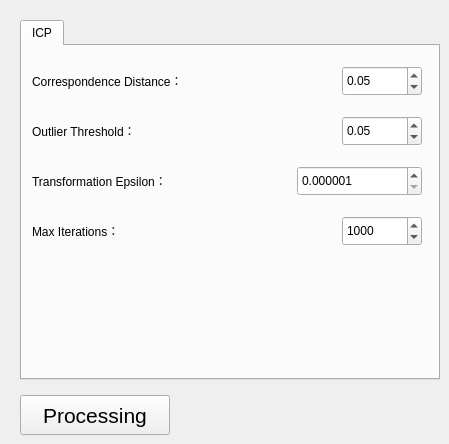
    <widget class="QWidget" name="_regestrationTab">
     <attribute name="title">
      <string>Regestration</string>
     </attribute>
     <widget class="QPushButton" name="_regestrationProcessingButton">
      <property name="geometry">
       <rect>
        <x>20</x>
        <y>395</y>
        <width>150</width>
        <height>40</height>
       </rect>
      </property>
      <property name="font">
       <font>
        <pointsize>16</pointsize>
       </font>
      </property>
      <property name="text">
       <string>Processing</string>
      </property>
     </widget>
     <widget class="QTabWidget" name="_regestrationTabWidget">
      <property name="geometry">
       <rect>
        <x>20</x>
        <y>20</y>
        <width>420</width>
        <height>360</height>
       </rect>
      </property>
      <property name="currentIndex">
       <number>0</number>
      </property>
      <widget class="QWidget" name="_icpTab">
       <attribute name="title">
        <string>ICP</string>
       </attribute>
       <widget class="QLabel" name="_icpOutlierThresholdLabel">
        <property name="geometry">
         <rect>
          <x>10</x>
          <y>70</y>
          <width>280</width>
          <height>30</height>
         </rect>
        </property>
        <property name="text">
         <string>Outlier Threshold：</string>
        </property>
       </widget>
       <widget class="QLabel" name="_icpCorrespondenceDistanceLabel">
        <property name="geometry">
         <rect>
          <x>10</x>
          <y>20</y>
          <width>280</width>
          <height>30</height>
         </rect>
        </property>
        <property name="text">
         <string>Correspondence Distance：</string>
        </property>
       </widget>
       <widget class="QDoubleSpinBox" name="_icpCorrespondenceDistanceSpinBox">
        <property name="geometry">
         <rect>
          <x>320</x>
          <y>20</y>
          <width>80</width>
          <height>30</height>
         </rect>
        </property>
        <property name="minimum">
         <double>0.010000000000000</double>
        </property>
        <property name="maximum">
         <double>1.000000000000000</double>
        </property>
        <property name="singleStep">
         <double>0.010000000000000</double>
        </property>
        <property name="value">
         <double>0.050000000000000</double>
        </property>
       </widget>
       <widget class="QLabel" name="_icpTransformationEpsilonLabel">
        <property name="geometry">
         <rect>
          <x>10</x>
          <y>120</y>
          <width>280</width>
          <height>30</height>
         </rect>
        </property>
        <property name="text">
         <string>Transformation Epsilon：</string>
        </property>
       </widget>
       <widget class="QDoubleSpinBox" name="_icpOutlierThresholdSpinBox">
        <property name="geometry">
         <rect>
          <x>320</x>
          <y>70</y>
          <width>80</width>
          <height>30</height>
         </rect>
        </property>
        <property name="minimum">
         <double>0.010000000000000</double>
        </property>
        <property name="maximum">
         <double>1.000000000000000</double>
        </property>
        <property name="singleStep">
         <double>0.010000000000000</double>
        </property>
        <property name="value">
         <double>0.050000000000000</double>
        </property>
       </widget>
       <widget class="QLabel" name="_icpMaxIterationsLabel">
        <property name="geometry">
         <rect>
          <x>10</x>
          <y>170</y>
          <width>280</width>
          <height>30</height>
         </rect>
        </property>
        <property name="text">
         <string>Max Iterations：</string>
        </property>
       </widget>
       <widget class="QSpinBox" name="_icpMaxIterationsSpinBox">
        <property name="geometry">
         <rect>
          <x>320</x>
          <y>170</y>
          <width>80</width>
          <height>30</height>
         </rect>
        </property>
        <property name="minimum">
         <number>1</number>
        </property>
        <property name="maximum">
         <number>10000</number>
        </property>
        <property name="value">
         <number>1000</number>
        </property>
       </widget>
       <widget class="QDoubleSpinBox" name="_icpTransformationEpsilonSpinBox">
        <property name="geometry">
         <rect>
          <x>275</x>
          <y>120</y>
          <width>125</width>
          <height>30</height>
         </rect>
        </property>
        <property name="decimals">
         <number>6</number>
        </property>
        <property name="minimum">
         <double>0.000001000000000</double>
        </property>
        <property name="maximum">
         <double>1.000000000000000</double>
        </property>
        <property name="singleStep">
         <double>0.000001000000000</double>
        </property>
        <property name="value">
         <double>0.000001000000000</double>
        </property>
       </widget>
      </widget>
     </widget>
    </widget>
